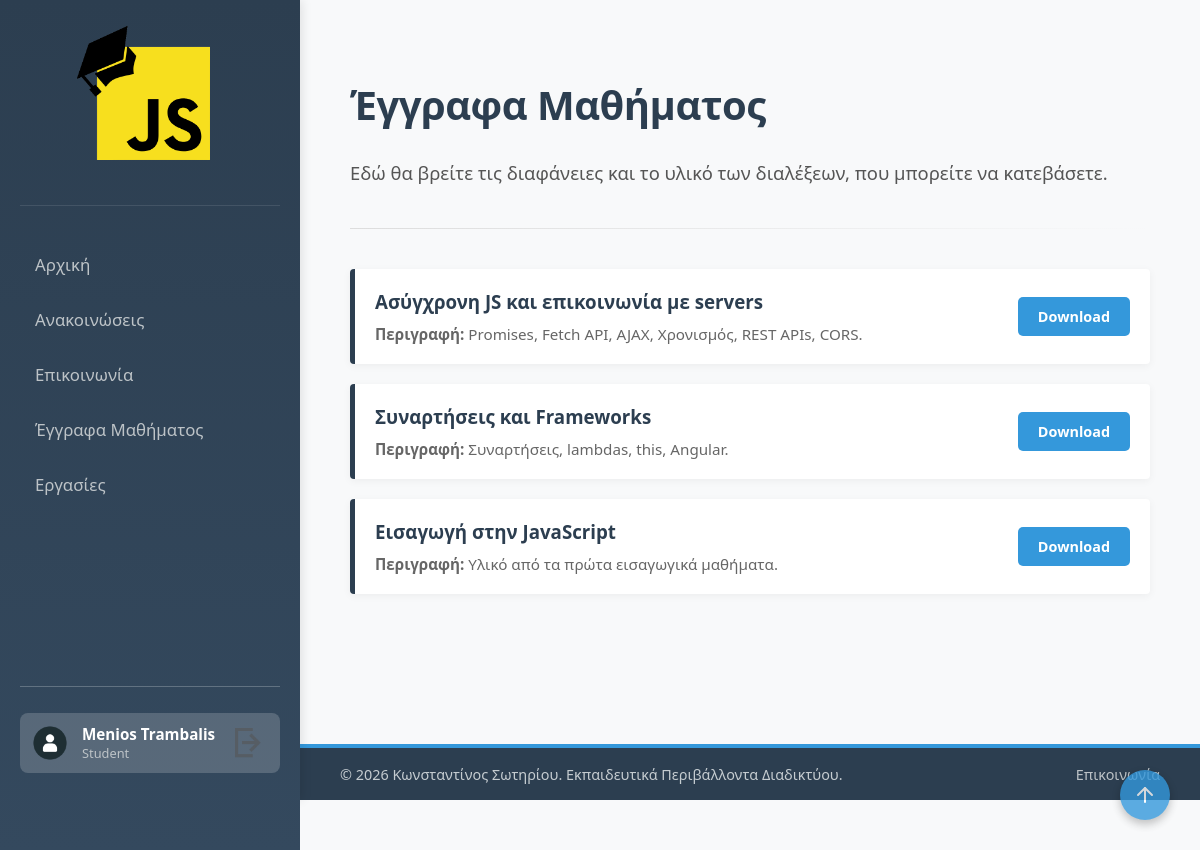
/frontend/src/pages/documents.php (signed in), run on the app's committed database.
### tables this page shows
CREATE TABLE `documents` (
  `id` int(11) NOT NULL,
  `title` varchar(255) NOT NULL,
  `description` text DEFAULT NULL,
  `filename` varchar(255) NOT NULL,
  `filepath` varchar(255) NOT NULL,
  `uploaded_at` datetime DEFAULT current_timestamp()
);

### backend/services/documentService.php (called while the page is built, shortened)
<?php
function getDocuments($conn) {
    $docs = [];
    $sql = "SELECT * FROM documents ORDER BY uploaded_at DESC";
    $result = $conn->query($sql);
    if ($result && $result->num_rows > 0) {
        while ($row = $result->fetch_assoc()) {
            $docs[] = $row;
        }
    }
    return $docs;
}

### frontend/src/pages/documents.php (the view, shortened to what this page needs)
<?php
require_once '../../../backend/services/documentService.php';
$documents = getDocuments($conn);
?>
<!DOCTYPE html>
<html lang="el">
<head>
    <link rel="stylesheet" href="../../style/index.css">
    <link rel="stylesheet" href="../../style/sidebar.css">
    <link rel="stylesheet" href="../../style/footer.css">
    <link rel="stylesheet" href="../../style/documents.css?v=2">
</head>
<body>
<div id="sidebar-container">
</div>
<div class="doc_main-layout">
    <main class="doc_content">
        <h1 id="top">Έγγραφα Μαθήματος</h1>
        <p class="doc_intro">
            Εδώ θα βρείτε τις διαφάνειες και το υλικό των διαλέξεων, που μπορείτε να κατεβάσετε.
        </p>
        <hr class="doc_divider">
        <div class="documents-grid">
            <?php if (empty($documents)): ?>
                <p>Δεν υπάρχουν διαθέσιμα έγγραφα.</p>
            <?php else: ?>
                <?php foreach ($documents as $doc): ?>
                    <section class="document-card">
                        <div class="doc-info">
                            <h3><?php echo htmlspecialchars($doc['title']); ?></h3>
                            <p><strong>Περιγραφή:</strong> <?php echo nl2br(htmlspecialchars($doc['description'])); ?></p>
                        </div>
                        <div class="doc-actions">
                            <a href="../../assets/docs/<?php echo htmlspecialchars($doc['filename']); ?>" class="download-link" download>
                                Download
                            </a>
                        </div>
                    </section>
                <?php endforeach; ?>
            <?php endif; ?>
        </div>
    </main>
    <div class="back-to-top-container">
        <a href="javascript:void(0)" onclick="scrollToTop()" class="floating-top-btn" title="Επιστροφή στην κορυφή">            <svg width="24" height="24" viewBox="0 0 24 24" fill="none" stroke="currentColor" stroke-width="2" stroke-linecap="round" stroke-linejoin="round">
        </a>
    </div>
</div>
</body>
</html>

### frontend/style/index.css (style rules this page uses)
body { margin: 0; padding: 0; display: flex; height: 100vh; overflow: hidden; font-family: 'Segoe UI', sans-serif; background-color: #f8f9fa; }
.back-to-top-container { margin-top: 30px; text-align: right; }
.floating-top-btn { position: fixed; bottom: 30px; right: 30px; z-index: 1000; width: 50px; height: 50px; border-radius: 50%; background-color: #3498db; color: white !important; display: flex; justify-content: center; align-items: center; box-shadow: 0 4px 10px rgba(0,0,0,0.3); transition: all 0.3s ease; opacity: 0.8; }

### frontend/style/sidebar.css (style rules this page uses)
#sidebar-container { display: flex; align-items: stretch; box-shadow: 2px 0 10px rgba(0,0,0,0.1); z-index: 10; }
.sidebar { display: flex; width: 260px; background-color: #2c3e50; background: linear-gradient(180deg, #2c3e50 0%, #34495e 100%); color: white; padding: 25px 20px; min-height: 100vh; flex-shrink: 0; flex-direction: column; justify-content: space-between; }
.logo { display: block; text-align: center; margin-bottom: 35px; padding-bottom: 25px; border-bottom: 1px solid rgba(255, 255, 255, 0.1); }
.logo img { max-width: 160px; width: 85%; height: auto; object-fit: contain; transition: transform 0.3s ease; }
.sidebar ul { list-style: none; padding: 0; margin: 0; }
.sidebar ul li { margin-bottom: 8px; }
.sidebar ul li a { color: #bdc3c7; text-decoration: none; font-size: 1.05rem; display: block; padding: 12px 15px; border-radius: 6px; transition: all 0.3s ease; font-weight: 500; }
.logo img { max-width: 150px; width: 80%; height: auto; object-fit: contain; }
.sidebar-content { flex-grow: 1; }
.sidebar-footer { padding-top: 10%; padding-bottom: 20%; border-top: 1px solid rgba(255, 255, 255, 0.23); margin-top: 20px; }
.user-details { display: flex; align-items: center; gap: 12px; padding: 10px; background-color: rgba(255, 255, 255, 0.18); border-radius: 8px; }
.nav-avatar { width: 40px !important; height: 40px !important; border-radius: 50%; object-fit: cover; display: block; }
.user-text { display: flex; flex-direction: column; }
.user-name { font-size: 0.95rem; font-weight: 600; color: #fff; }
.user-role { font-size: 0.8rem; color: #bdc3c7; text-transform: capitalize; }
.nav-logout { width: 40px !important; height: 40px !important; border-radius: 50%; object-fit: cover; display: block; }

### frontend/style/footer.css (style rules this page uses)
.main-footer { display: flex; justify-content: space-between; align-items: center; width: 100%; flex-shrink: 0; background-color: #2c3e50; color: #ecf0f1; padding: 15px 40px; border-top: 4px solid #3498db; box-sizing: border-box; }
.footer-left p { margin: 0; opacity: 0.8; font-size: 0.9rem; }
.footer-right a { color: #bdc3c7; text-decoration: none; font-size: 0.9rem; transition: color 0.3s ease; }

### frontend/style/documents.css (style rules this page uses)
body { margin: 0; padding: 0; display: flex; height: 100vh; overflow: hidden; font-family: 'Segoe UI', sans-serif; background-color: #f8f9fa; }
.doc_intro { font-size: 1.15rem; line-height: 1.7; color: #555; max-width: 850px; }
.doc_main-layout { display: flex; flex-direction: column; flex-grow: 1; height: 100%; overflow-y: auto; scroll-behavior: smooth; }
.doc_content { padding: 50px; flex-grow: 1; }
.doc_content h1 { color: #2c3e50; font-size: 2.5rem; margin-bottom: 25px; font-weight: 700; letter-spacing: -0.5px; }
.doc_divider { border: 0; height: 1px; background: linear-gradient(to right, #ddd, rgba(255,255,255,0)); margin: 40px 0; }
.documents-grid { display: flex; flex-direction: column; gap: 20px; margin-top: 30px; }
.document-card { background: #fff; border-left: 5px solid #2c3e50; padding: 20px; display: flex; justify-content: space-between; align-items: center; box-shadow: 0 2px 8px rgba(0,0,0,0.05); border-radius: 4px; transition: transform 0.2s; }
.doc-info h3 { margin: 0 0 10px 0; color: #2c3e50; }
.doc-info p { margin: 0; color: #666; font-size: 0.95rem; }
.download-link { background-color: #3498db; color: white; padding: 10px 20px; text-decoration: none; border-radius: 5px; font-weight: bold; font-size: 0.9rem; transition: background 0.3s; }
.doc-actions { display: flex; align-items: center; }

### data on the page
documents: title "Ασύγχρονη JS και επικοινωνία με servers", description "Promises, Fetch API, AJAX, Χρονισμός, REST APIs, CORS."
documents: title "Συναρτήσεις και Frameworks", description "Συναρτήσεις, lambdas, this, Angular."
documents: title "Εισαγωγή στην JavaScript", description "Υλικό από τα πρώτα εισαγωγικά μαθήματα."
